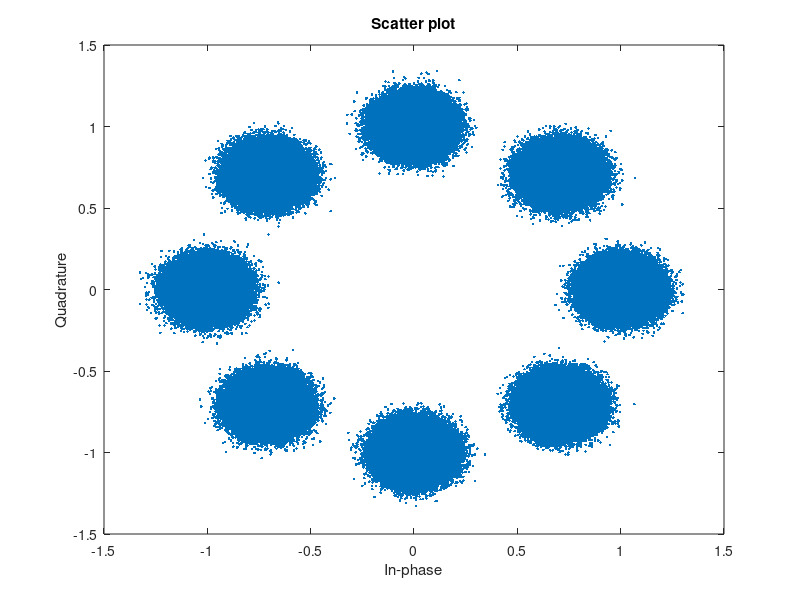

The MATLAB source for this figure: (Note: this script raises an error after producing the figure.)
% function nPSK_psd_gen()
nPSK = 8;

fs = 4e6;
fc = 0.1e6;
T = 480e-3;
t = (0:1/fs:T-1/fs)';
bps = 10e3;
avg_num = 50;
yc = exp(1i*2*pi*t*fc);

dF = 10e3;
N = length(t);
idx = [0:N-1];

Nfft = N/avg_num;
fftaxis = ([0:Nfft-1]-Nfft/2)/Nfft*fs/1e6;
fftwilderspec = idx(floor((fc-5*dF)/fs*Nfft+Nfft/2):floor((fc+5*dF)/fs*Nfft+Nfft/2)-1);

pskset = exp(1i*([1:nPSK]-1)./nPSK.*2*pi);
digitalwaveformidx = randi([1 nPSK],T*bps/log2(nPSK),1);
digitalwaveformamp = pskset(digitalwaveformidx);
digitalwaveformamp = repmat(digitalwaveformamp', 1, fs/(bps/log2(nPSK)));
digitalwaveformamp = reshape(digitalwaveformamp',[],1);


ybaseband = digitalwaveformamp;
ybaseband = awgn(ybaseband,20,'measured');
% plot(real(ybaseband),imag(ybaseband),'.')
scatterplot(ybaseband);
%% PSK
yPSK = yc.*ybaseband;

% plot(t(bpsspec).*1e6, real(yASK(bpsspec)), 'LineWidth',1, 'color',[239/255 143/255 38/255])
% ylim([-2,2])
% xlabel('Time (us)') 
% title(sprintf('ASK Waveform (fc = %dKHz, %dKbps)', round(fc/1e3), round(bps/1e3)))
% saveas(h,'ASK_Waveform','jpg');
% clf(h)




figure
yPSK_fft = psd_estimate(yPSK, avg_num, fs);
semilogy (fftaxis(fftwilderspec),yPSK_fft(fftwilderspec), 'LineWidth',1, 'color',[239/255 143/255 38/255])
hold on
semilogy(fftaxis(fftwilderspec), nPSK_psd(nPSK, bps, fc, fftaxis(fftwilderspec)*1e6) ,'-' ,...
    'LineWidth',1, 'color','red')

ylim([1e-8,1e-3])
xlabel('Frequency (MHz)') 
title(sprintf('PSK Spectrum (fc = %dKHz, %dKbps)', round(fc/1e3), round(bps/1e3)))



% saveas(h,'ASK_Spectrum','jpg');
% clf(h)


